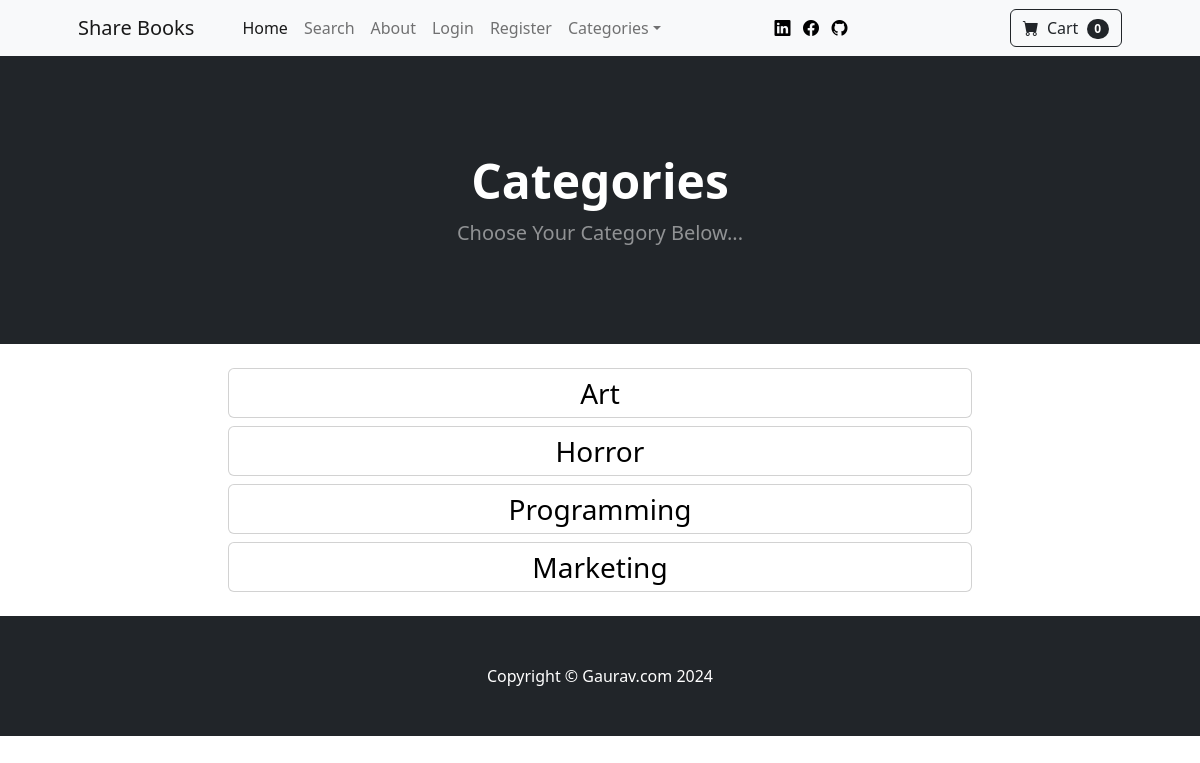
The app's page /category_summary/ with its own data.
### store/models.py (models this page shows, shortened)
class Category(models.Model):
	name = models.CharField(max_length=50)
	class Meta:
		verbose_name_plural = 'categories'

### store/views.py (the view)
# urls.py: path('category_summary/', views.category_summary, name='category_summary'),
def category_summary(request):
    categories = Category.objects.all()
    return render(request, 'category_summary.html', {"categories": categories})

### cart/cart.py (called while the page is built)
	def __len__(self):
		return len(self.cart)

### cart/context_processors.py (called while the page is built)
def cart(request):
	return {'cart': Cart(request)}

### store/context_processors.py (called while the page is built)
def categories(request):
    return {
        'categories': Category.objects.all()
    }

### store/templates/category_summary.html
{% extends 'base.html' %}
{% block content %}
<header class="bg-dark py-5">
    <div class="container px-4 px-lg-5 my-5">
        <div class="text-center text-white">
            <h1 class="display-5 fw-bolder">Categories</h1>
            <p class="lead fw-normal text-white-50 mb-0">Choose Your Category Below...</p>
        </div>
    </div>
</header>
<div class="container mb-3" style="margin-top: -2%;">
    <div class="row">
        <center>
            <div class="col-8">
                <br /><br />
                {% for category in categories %}
                    <div class="card mb-2 justify-content-center" style="height: 50px;">
                        <a href="{% url 'category' category.name %}" style="color: black; text-decoration: none;"><li class="list-unstyled m-3 fs-3">{{category.name}}</li></a>
                    </div>
                {% endfor %}
            </div>
        </center>
    </div>
</div>
{% endblock %}

### store/templates/base.html (shortened to what this page needs)
{% load static %}
<!DOCTYPE html>
<html lang="en">
<head>
    <link href="https://cdn.jsdelivr.net/npm/bootstrap-icons@1.5.0/font/bootstrap-icons.css" rel="stylesheet" />
    <link href="{% static 'css/styles.css' %}" rel="stylesheet" />
</head>
<body>
    {% include 'navbar.html' %}
    {% block content %}
    {% endblock %}
    <footer class="py-5 bg-dark">
        <div class="container">
            <p class="m-0 text-center text-white">Copyright &copy; Gaurav.com 2024</p>
        </div>
    </footer>
</body>
</html>

### store/templates/navbar.html (shortened to what this page needs)
<nav class="navbar navbar-expand-lg navbar-light bg-light">
    <div class="container px-4 px-lg-5">
        <a class="navbar-brand" href="{% url 'home' %}">Share Books</a>
        <div class="collapse navbar-collapse" id="navbarSupportedContent">
            <ul class="navbar-nav me-auto mb-2 mb-lg-0 ms-lg-4">
                <li class="nav-item"><a class="nav-link active" aria-current="page" href="{% url 'home' %}">Home</a>
                </li>
                <li class="nav-item"><a class="nav-link" aria-current="page" href="{% url 'search' %}">Search</a>
                </li>
                <li class="nav-item"><a class="nav-link" href="{% url 'about' %}">About</a></li>
                {% if user.is_authenticated %}
                <li class="nav-item dropdown">
                    <a class="nav-link dropdown-toggle" id="navbarDropdown" href="#" role="button"
                        data-bs-toggle="dropdown" aria-expanded="false">Profile</a>
                    <ul class="dropdown-menu" aria-labelledby="navbarDropdown">
                        <li><a class="dropdown-item" href="{% url 'update_user' %}">User Profile</a></li>
                        <li>
                            <hr class="dropdown-divider" />
                        </li>
                        <li><a class="dropdown-item" href="{% url 'update_info'  %}">User Info</a></li>
                    </ul>
                </li>
                {% if user.is_superuser %}
                <li class="nav-item"><a class="nav-link" href="{% url 'orders' %}">Orders</a></li>
                {% elif user.is_authenticated %}
                <li class="nav-item"><a class="nav-link" href="{% url 'orders' %}">Purchased</a></li>
                {% endif %}
                <li class="nav-item"><a class="nav-link" href="{% url 'logout' %}">Logout</a></li>
                {% else %}
                <li class="nav-item"><a class="nav-link" href="{% url 'login' %}">Login</a></li>
                <li class="nav-item"><a class="nav-link" href="{% url 'register' %}">Register</a></li>
                {% endif %}
                <li class="nav-item dropdown">
                    <a class="nav-link dropdown-toggle" id="navbarDropdown" href="#" role="button"
                        data-bs-toggle="dropdown" aria-expanded="false">Categories</a>
                </li>
            </ul>
            <a href="https://www.linkedin.com/in/gaurav-mahawar-followme/" target="_blank" style="color:black;"><i class="bi bi-linkedin"></i></a>
            <a href="https://www.facebook.com/gauravmahawar.mahawar.7/" target="_blank" style="color:black;"><i class="bi bi-facebook"></i></a>
            <a href="https://github.com/Gaurav112002/" target="_blank" style="color:black;"><i class="bi bi-github"></i></a>
            <form class="d-flex">
                <a href="{% url 'cart_summary' %}" class="btn btn-outline-dark"><i class="bi-cart-fill me-1"></i>
                    Cart
                    <span class="badge bg-dark text-white ms-1 rounded-pill" id="cart_quantity">{{ cart|length }}
                    </span></a>
            </form>
        </div>
    </div>
</nav>

### records on screen
Category: name "Art"
Category: name "Horror"
Category: name "Programming"
Category: name "Marketing"

### other values on screen
{{ cart|length }} "0"
